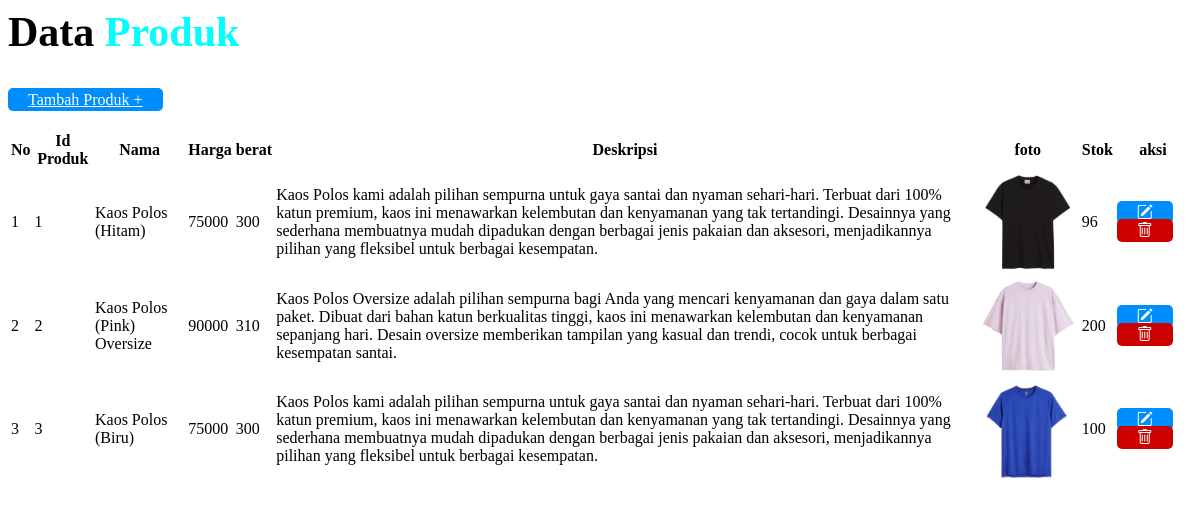
/administrator/produk.php, run on the app's committed database.
### tables this page shows
CREATE TABLE `produk` (
  `id_produk` int(11) NOT NULL,
  `nama_produk` varchar(255) NOT NULL,
  `harga_produk` int(11) NOT NULL,
  `berat` int(11) NOT NULL,
  `foto_produk` varchar(255) NOT NULL,
  `deskripsi_produk` text NOT NULL,
  `stok_produk` varchar(100) NOT NULL
);

### administrator/produk.php (the view, shortened to what this page needs)
<head>
<link rel="stylesheet" href="https://cdn.jsdelivr.net/npm/bootstrap-icons@1.11.3/font/bootstrap-icons.min.css">
</head>
<?php
include "koneksi.php";
$query = mysqli_query($connect, "SELECT * FROM produk");
?>
<div class="kontainer-1 p-3">
<h2 class="mb-4">Data <span>Produk</span></h2>
<a href="dashboard.php?halaman=tambahproduk" class="tambah_produk">Tambah Produk +</a>
<table class="table table-bordered">
    <thead>
        <tr>
            <th>No</th>
            <th>Id Produk</th>
            <th>Nama</th>
            <th>Harga</th>
            <th>berat</th>
            <th>Deskripsi</th>
            <th>foto</th>
            <th>Stok</th>
            <th>aksi</th>
        </tr>
    </thead>
    <tbody>
        <?php $nomor = 1; ?>
        <?php
        while ($data = mysqli_fetch_array($query)){
        ?>
        <tr>
            <td><?php echo $nomor++; ?></td>
            <td><?php echo $data['id_produk'];?></td>
            <td><?php echo $data['nama_produk'];?></td>
            <td><?php echo $data['harga_produk'];?></td>
            <td><?php echo $data['berat'];?></td>
            <td><?php echo $data['deskripsi_produk'];?></td>
            <td> <img src="foto_produk/<?php echo $data['foto_produk'];?>" width="100"></td>
            <td><?php echo $data['stok_produk'];?></td>
            <td><a href="dashboard.php?halaman=editproduk&id=<?php echo $data['id_produk'];?>" class="edit"><i class="bi bi-pencil-square"></i></a>
            <a href="hapus_produk.php?id=<?php echo $data['id_produk'];?>" class="hapus" onclick="return confirm('Apakah yakin ingin menghapus ?')"><i class="bi bi-trash"></i></a>
            </td>
        </tr>
    </tbody>
    <?php } ?>
</table>
</div>

### administrator/produk.php (style rules this page uses)
.edit { background-color: #008efc; color: #fff; padding: 3px 20px; border-radius: 5px; transition: 0.2s ease-in-out; }
.hapus { background-color:#cd0000; color: #fff; padding: 3px 20px; border-radius: 5px; transition: 0.2s ease-in-out; }
h2 { font-size: 42px; font-weight: 600; }
h2 span { color: aqua; }
.tambah_produk { background-color: #008efc; color: #fff; padding: 3px 20px; transition: 0.2s ease-in-out; margin-bottom: 20px; border-radius: 5px; }
table { margin-top: 20px; }

### data on the page
produk: id_produk "1", nama_produk "Kaos Polos (Hitam)", harga_produk "75000", berat "300", deskripsi_produk "Kaos Polos kami adalah pilihan sempurna untuk gaya santai dan nyaman sehari-hari. Terbuat dari 100% katun premium, kaos ini menawarkan kelembutan dan kenyamanan yang tak tertandingi. Desainnya yang sederhana membuatnya mudah dipadukan dengan berbagai jenis pakaian dan aksesori, menjadikannya pilihan yang fleksibel untuk berbagai kesempatan.", foto_produk (picture), stok_produk "96"
produk: id_produk "2", nama_produk "Kaos Polos (Pink) Oversize", harga_produk "90000", berat "310", deskripsi_produk "Kaos Polos Oversize adalah pilihan sempurna bagi Anda yang mencari kenyamanan dan gaya dalam satu paket. Dibuat dari bahan katun berkualitas tinggi, kaos ini menawarkan kelembutan dan kenyamanan sepanjang hari. Desain oversize memberikan tampilan yang kasual dan trendi, cocok untuk berbagai kesempatan santai.", foto_produk (picture), stok_produk "200"
produk: id_produk "3", nama_produk "Kaos Polos (Biru)", harga_produk "75000", berat "300", deskripsi_produk "Kaos Polos kami adalah pilihan sempurna untuk gaya santai dan nyaman sehari-hari. Terbuat dari 100% katun premium, kaos ini menawarkan kelembutan dan kenyamanan yang tak tertandingi. Desainnya yang sederhana membuatnya mudah dipadukan dengan berbagai jenis pakaian dan aksesori, menjadikannya pilihan yang fleksibel untuk berbagai kesempatan.", foto_produk (picture), stok_produk "100"
